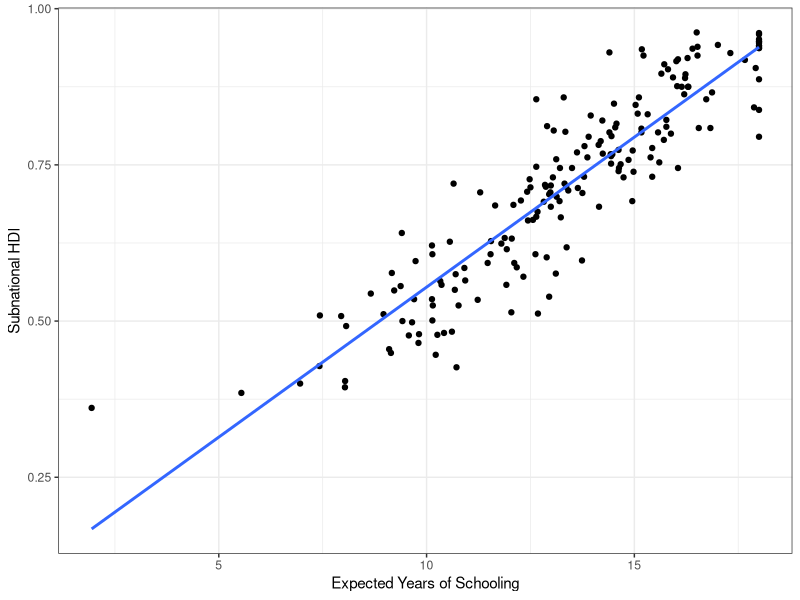
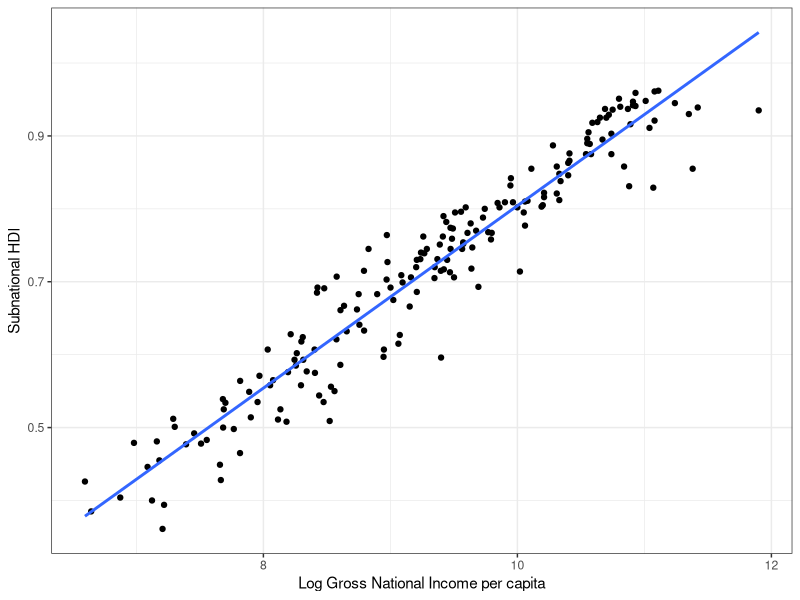
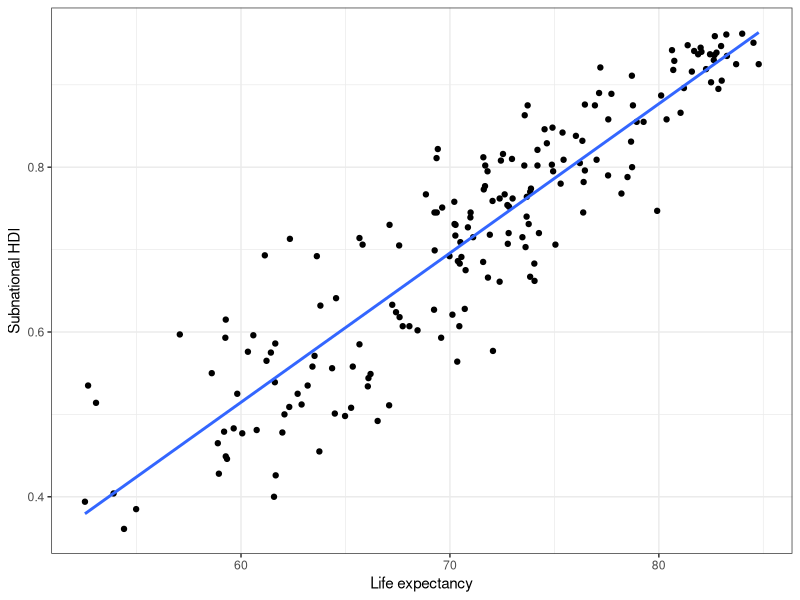
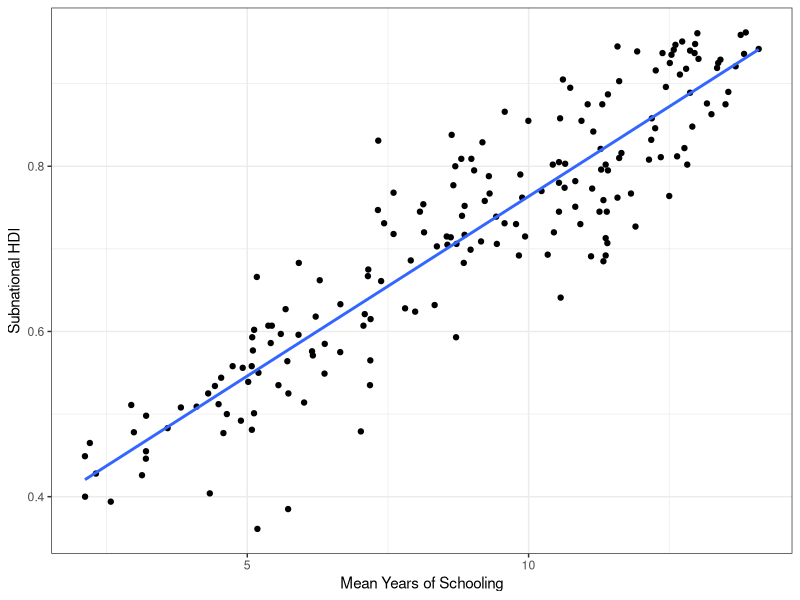

Recreate these plots in R, in order.
library(tidyverse)

eedu = read_csv("./data/Eedu.csv")
income = read_csv("./data/Income.csv")
lifee = read_csv("./data/LifeE.csv")
medu = read_csv("./data/Medu.csv")

eedu |>
  ggplot(aes(x = `Expected years schooling`, y = `Subnational HDI`)) +
  geom_point() +
  geom_smooth(method = lm, se = FALSE) +
  labs(x = "Expected Years of Schooling") +
  theme_bw()


income |>
  ggplot(aes(x = `Log Gross National Income per capita`, y = `Subnational HDI`)) +
  geom_point() +
  geom_smooth(method = lm, se = FALSE) +
  theme_bw()


lifee |>
  ggplot(aes(x = `Life expectancy`, y = `Subnational HDI`)) +
  geom_point() +
  geom_smooth(method = lm, se = FALSE) +
  theme_bw()


medu |>
  ggplot(aes(x = `Mean years schooling`, y = `Subnational HDI`)) +
  geom_point() +
  geom_smooth(method = lm, se = FALSE) +
  labs(x = "Mean Years of Schooling") +
  theme_bw()
